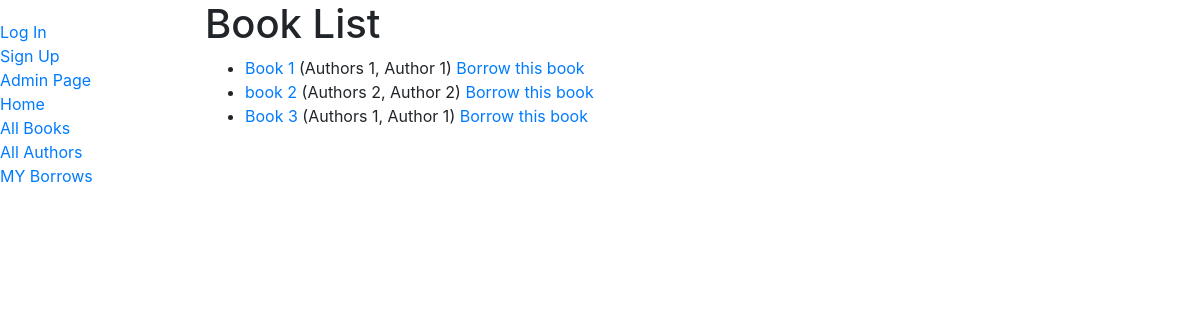
The page /books/ on the database its author committed.
### Lib/models.py (models this page shows, shortened)
class Book(models.Model):
    title = models.CharField(max_length=255)
    author = models.ForeignKey('Author', on_delete=models.SET_NULL, null=True)
    summary = models.TextField(max_length=1000,null=True, help_text='Enter a brief description of the book')
    isbn = models.CharField(max_length=13,null=True, help_text='13 Character <a href="https://www.isbn-international.org/content/what-isbn">ISBN number</a>')
    genre = models.ManyToManyField('Genre', help_text='Select a genre for this book')
    def get_absolute_url(self):
        return reverse('Lib:book_detail', args=[str(self.id)])

class Author(models.Model):
    first_name = models.CharField(max_length=100)
    last_name = models.CharField(max_length=100)
    date_of_birth = models.DateField(null=True, blank=True)
    date_of_death = models.DateField('Died', null=True, blank=True)
    def __str__(self):
        return f'{self.last_name}, {self.first_name}'

### Lib/views.py (the view)
# urls.py: path('books/',views.BookListView.as_view(), name='book_list'),
class BookListView(generic.ListView):
    model = models.Book
    template_name = 'lib/book_list.html'

### Lib/templates/lib/book_list.html
{% extends "lib/base_generic.html" %}
{% block content %}
    <h1>Book List</h1>
    {% if book_list %}
    <ul>
        {% for book in book_list %}
        <li>
            <a href="{{ book.get_absolute_url }}">{{ book.title }}</a> ({{ book.author }})
            <a href="{% url 'Lib:book-borrow' book.id %}">Borrow this book</a>
        </li>
        {% endfor %}
    </ul>
    {% else %}
        <p>There are no books in the library</p>
    {% endif %}
{% endblock %}

### rows shown on the page
Book: title "Book 1", author "Authors 1, Author 1"
Book: title "book 2", author "Authors 2, Author 2"
Book: title "Book 3", author "Authors 1, Author 1"
